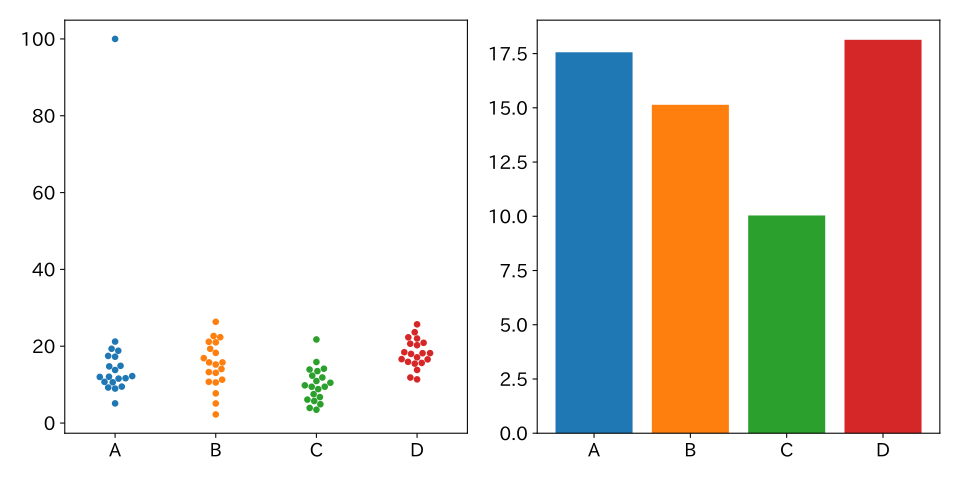

Generate this figure with Python:
import matplotlib.pyplot as plt
import numpy as np
import seaborn as sns
import japanize_matplotlib
plt.rcParams['font.size'] = 16

# 各サンプルの設定
np.random.seed(0)
n = 20  # サンプルサイズ

# 平均と分散
means = [10, 15, 12, 20]
stddevs = [5, 5, 5, 5]

# サンプリング
sample_A = np.random.normal(means[0], stddevs[0], n - 1)
sample_B = np.random.normal(means[1], stddevs[1], n)
sample_C = np.random.normal(means[2], stddevs[2], n)
sample_D = np.random.normal(means[3], stddevs[3], n)

# サンプルAに外れ値を追加
sample_A = np.append(sample_A, 100)

# データの整形
samples = np.concatenate([sample_A, sample_B, sample_C, sample_D])
labels = ['A'] * len(sample_A) + ['B'] * len(sample_B) + ['C'] * len(sample_C) + ['D'] * len(sample_D)

# 色の設定（tab10の1,2,3,4）
colors = [plt.cm.tab10(0), plt.cm.tab10(1), plt.cm.tab10(2), plt.cm.tab10(3)]

# スウォームプロット
plt.figure(figsize=(10, 5))

plt.subplot(1, 2, 1)
sns.swarmplot(x=labels, y=samples, palette=colors)
# plt.title("Swarmplot of Samples")

# 棒グラフ（平均値）
sample_means = [np.mean(sample) for sample in [sample_A, sample_B, sample_C, sample_D]]

plt.subplot(1, 2, 2)
plt.bar(["A", "B", "C", "D"], sample_means, color=colors)
# plt.title("Mean of Samples")
# plt.xlabel("")
# plt.ylabel("Mean")

plt.tight_layout()
plt.savefig('8_2_4_index_including_outliers.png', dpi=300)
plt.savefig('8_2_4_index_including_outliers.svg')

plt.show()
